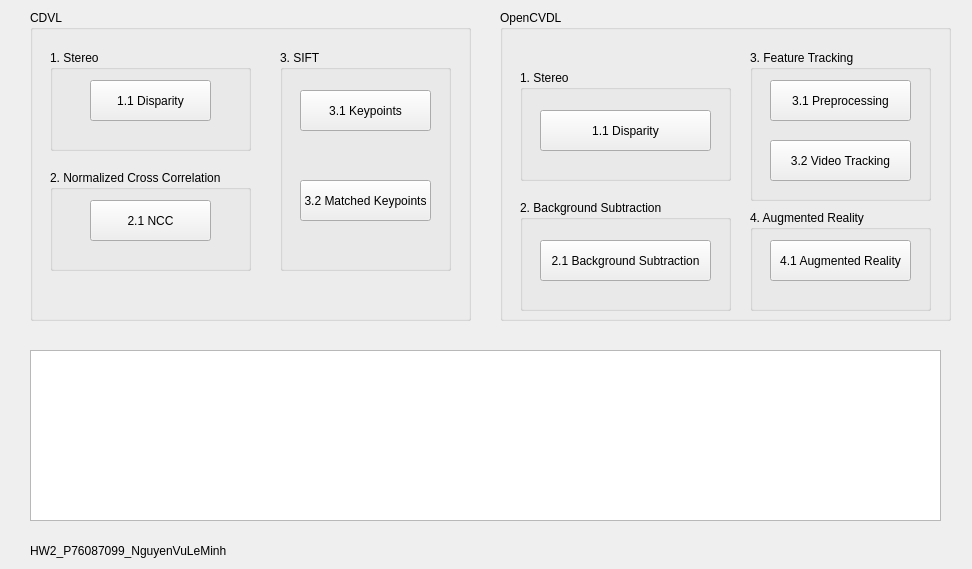
<?xml version="1.0" encoding="UTF-8"?>
<ui version="4.0">
 <class>Widget_HW2</class>
 <widget class="QWidget" name="Widget_HW2">
  <property name="geometry">
   <rect>
    <x>0</x>
    <y>0</y>
    <width>972</width>
    <height>569</height>
   </rect>
  </property>
  <property name="minimumSize">
   <size>
    <width>972</width>
    <height>569</height>
   </size>
  </property>
  <property name="maximumSize">
   <size>
    <width>972</width>
    <height>569</height>
   </size>
  </property>
  <property name="windowTitle">
   <string>HW2_P76087099_NguyenVuLeMinh</string>
  </property>
  <property name="windowIcon">
   <iconset>
    <normaloff>cvHw1.ico</normaloff>cvHw1.ico</iconset>
  </property>
  <widget class="QGroupBox" name="groupCVDL">
   <property name="geometry">
    <rect>
     <x>30</x>
     <y>10</y>
     <width>441</width>
     <height>311</height>
    </rect>
   </property>
   <property name="title">
    <string>CDVL</string>
   </property>
   <widget class="QGroupBox" name="group_stereo">
    <property name="geometry">
     <rect>
      <x>20</x>
      <y>40</y>
      <width>201</width>
      <height>101</height>
     </rect>
    </property>
    <property name="title">
     <string>1. Stereo</string>
    </property>
    <widget class="QPushButton" name="btn_disparity">
     <property name="geometry">
      <rect>
       <x>40</x>
       <y>30</y>
       <width>121</width>
       <height>41</height>
      </rect>
     </property>
     <property name="text">
      <string>1.1 Disparity</string>
     </property>
    </widget>
   </widget>
   <widget class="QGroupBox" name="group_NCC">
    <property name="geometry">
     <rect>
      <x>20</x>
      <y>160</y>
      <width>201</width>
      <height>101</height>
     </rect>
    </property>
    <property name="title">
     <string>2. Normalized Cross Correlation</string>
    </property>
    <widget class="QPushButton" name="btn_ncc">
     <property name="geometry">
      <rect>
       <x>40</x>
       <y>30</y>
       <width>121</width>
       <height>41</height>
      </rect>
     </property>
     <property name="text">
      <string>2.1 NCC</string>
     </property>
    </widget>
   </widget>
   <widget class="QGroupBox" name="group_sift">
    <property name="geometry">
     <rect>
      <x>250</x>
      <y>40</y>
      <width>171</width>
      <height>221</height>
     </rect>
    </property>
    <property name="title">
     <string>3. SIFT</string>
    </property>
    <widget class="QPushButton" name="btn_keypoints">
     <property name="geometry">
      <rect>
       <x>20</x>
       <y>40</y>
       <width>131</width>
       <height>41</height>
      </rect>
     </property>
     <property name="text">
      <string>3.1 Keypoints</string>
     </property>
    </widget>
    <widget class="QPushButton" name="btn_MK">
     <property name="geometry">
      <rect>
       <x>20</x>
       <y>130</y>
       <width>131</width>
       <height>41</height>
      </rect>
     </property>
     <property name="text">
      <string>3.2 Matched Keypoints</string>
     </property>
    </widget>
   </widget>
  </widget>
  <widget class="QGroupBox" name="group_opencvdl">
   <property name="geometry">
    <rect>
     <x>500</x>
     <y>10</y>
     <width>451</width>
     <height>311</height>
    </rect>
   </property>
   <property name="title">
    <string>OpenCVDL</string>
   </property>
   <widget class="QGroupBox" name="group_stereo2">
    <property name="geometry">
     <rect>
      <x>20</x>
      <y>60</y>
      <width>211</width>
      <height>111</height>
     </rect>
    </property>
    <property name="title">
     <string>1. Stereo</string>
    </property>
    <widget class="QPushButton" name="btn_disparity2">
     <property name="geometry">
      <rect>
       <x>20</x>
       <y>40</y>
       <width>171</width>
       <height>41</height>
      </rect>
     </property>
     <property name="text">
      <string>1.1 Disparity</string>
     </property>
    </widget>
   </widget>
   <widget class="QGroupBox" name="group_BS">
    <property name="geometry">
     <rect>
      <x>20</x>
      <y>190</y>
      <width>211</width>
      <height>111</height>
     </rect>
    </property>
    <property name="title">
     <string>2. Background Subtraction</string>
    </property>
    <widget class="QPushButton" name="btn_BS">
     <property name="geometry">
      <rect>
       <x>20</x>
       <y>40</y>
       <width>171</width>
       <height>41</height>
      </rect>
     </property>
     <property name="text">
      <string>2.1 Background Subtraction</string>
     </property>
    </widget>
   </widget>
   <widget class="QGroupBox" name="group_AR">
    <property name="geometry">
     <rect>
      <x>250</x>
      <y>200</y>
      <width>181</width>
      <height>101</height>
     </rect>
    </property>
    <property name="title">
     <string>4. Augmented Reality</string>
    </property>
    <widget class="QPushButton" name="btn_AR">
     <property name="geometry">
      <rect>
       <x>20</x>
       <y>30</y>
       <width>141</width>
       <height>41</height>
      </rect>
     </property>
     <property name="text">
      <string>4.1 Augmented Reality</string>
     </property>
    </widget>
   </widget>
   <widget class="QGroupBox" name="group_FT">
    <property name="geometry">
     <rect>
      <x>250</x>
      <y>40</y>
      <width>181</width>
      <height>151</height>
     </rect>
    </property>
    <property name="title">
     <string>3. Feature Tracking</string>
    </property>
    <widget class="QPushButton" name="btn_preprocessing">
     <property name="geometry">
      <rect>
       <x>20</x>
       <y>30</y>
       <width>141</width>
       <height>41</height>
      </rect>
     </property>
     <property name="text">
      <string>3.1 Preprocessing</string>
     </property>
    </widget>
    <widget class="QPushButton" name="btn_videotracking">
     <property name="geometry">
      <rect>
       <x>20</x>
       <y>90</y>
       <width>141</width>
       <height>41</height>
      </rect>
     </property>
     <property name="text">
      <string>3.2 Video Tracking</string>
     </property>
    </widget>
   </widget>
  </widget>
  <widget class="QTextEdit" name="textEdit_show">
   <property name="geometry">
    <rect>
     <x>30</x>
     <y>350</y>
     <width>911</width>
     <height>171</height>
    </rect>
   </property>
  </widget>
  <widget class="QLabel" name="label_myname">
   <property name="geometry">
    <rect>
     <x>30</x>
     <y>540</y>
     <width>221</width>
     <height>21</height>
    </rect>
   </property>
   <property name="text">
    <string>HW2_P76087099_NguyenVuLeMinh</string>
   </property>
  </widget>
 </widget>
 <resources/>
 <connections/>
</ui>
